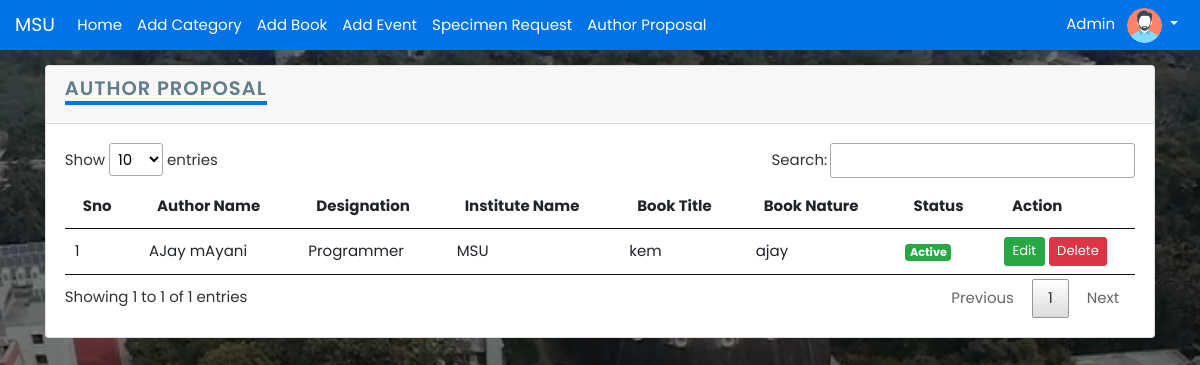
/admin/author_proposal.php (signed in), run on the app's committed database.
### tables this page shows
CREATE TABLE `author_proposal_tbl` (
  `proposalid` int(11) NOT NULL,
  `booknature` text NOT NULL,
  `booktitle` text NOT NULL,
  `booksubject` text NOT NULL,
  `bookcourse` text NOT NULL,
  `bookcurrentstatus` text NOT NULL,
  `bookkeyfeatures` text NOT NULL,
  `authorname` text NOT NULL,
  `designation` text NOT NULL,
  `insname` text NOT NULL,
  `address` text NOT NULL,
  `city` text NOT NULL,
  `country` text NOT NULL,
  `pincode` text NOT NULL,
  `telephone` text NOT NULL,
  `email` text NOT NULL,
  `dt` date NOT NULL DEFAULT current_timestamp(),
  `status` int(2) NOT NULL
);

### admin/author_proposal.php (the view, shortened to what this page needs)
<!DOCTYPE html>
<html lang="en">
<head>
    <?php include 'partial/_link.php'; ?>
</head>
<body>
    <?php include 'partial/_nav.php';
    ?>
    <div class="main container mt-3">
        <div class="card">
            <div class="card-header">
                <h2>Author Proposal</h2>
            </div>
            <div class="card-body">
                <table id="myTable">
                    <thead>
                        <th>Sno</th>
                        <th>Author Name</th>
                        <th>Designation</th>
                        <th>Institute Name</th>
                        <th>Book Title</th>
                        <th>Book Nature</th>
                        <th>Status</th>
                        <th>Action</th>
                    </thead>
                    <tbody>
                        <?php
                        $sql = "SELECT * FROM author_proposal_tbl";
                        $result = $conn->query($sql);
                        if ($result) {
                            $sno = 0;
                            while ($rows = $result->fetch_assoc()) {
                                echo '<tr>
                                  <td>' . ++$sno . '</td>
                                  <td>' . $rows['authorname'] . '</td>
                                  <td>' . $rows['designation'] . '</td>
                                  <td>' . $rows['insname'] . '</td>
                                  <td>' . $rows['booktitle'] . '</td>
                                  <td>' . $rows['booknature'] . '</td>';
                                if ($rows['status'] == 0) {
                                    echo '<td> <span class="badge badge-warning">Pendding</span> </td>';
                                } else {
                                    echo '<td> <span class="badge badge-success">Active</span> </td>';
                                }
                                echo '<td> <button id="' . $rows['proposalid'] . '" class="edits btn btn-sm btn-success">Edit</button> <button id="d' . $rows['proposalid'] . '" class="deletes btn btn-sm btn-danger">Delete</button> </td>
                                  </tr>';
                            }
                        }
                        ?>
                    </tbody>
                </table>
            </div>
        </div>
    </div>
</body>
</html>

### css/style.css (style rules this page uses)
* { margin: 0; padding: 0; font-family: 'Poppins', sans-serif; box-sizing: border-box; }

### admin/css/style.css (style rules this page uses)
* { margin: 0; padding: 0; box-sizing: border-box; font-size: 15px; }
body::before { content: ''; position: absolute; background-color: black; width: 100%; height: 100%; z-index: -1; opacity: 0.5; }
body { background: url('../images/login-bg01.jpg') no-repeat center center/cover; position: relative; z-index: 1; top: 0; left: 0; }
.main { height: 100vh; }
h2 { color: #607d8b; font-weight: 600; font-size: 1.3rem; text-transform: uppercase; border-bottom: 4px solid #0073e6; display: inline-block; letter-spacing: 1px; }

### data on the page
author_proposal_tbl: authorname "AJay mAyani", designation "Programmer", insname "MSU", booktitle "kem", booknature "ajay", status "Active"
